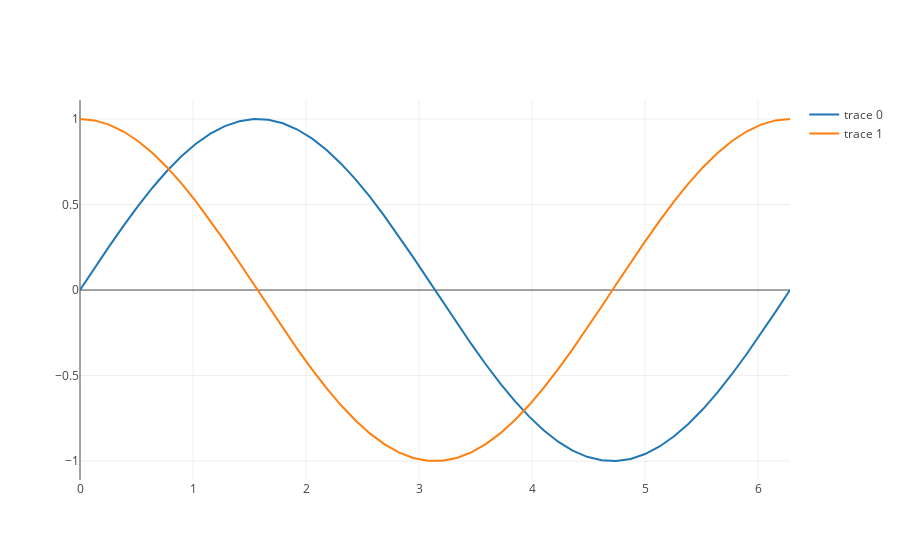

This figure's notebook cell:
### Code cell
import numpy as np
import pandas as pd
x = np.linspace(0, 2 * np.pi)

trace0 = dict(type='scatter', x=x, y=np.sin(x))
trace1 = dict(type='scatter', x=x, y=np.cos(x))

fig = go.Figure(data=[trace0, trace1])

py.offline.iplot(fig)
